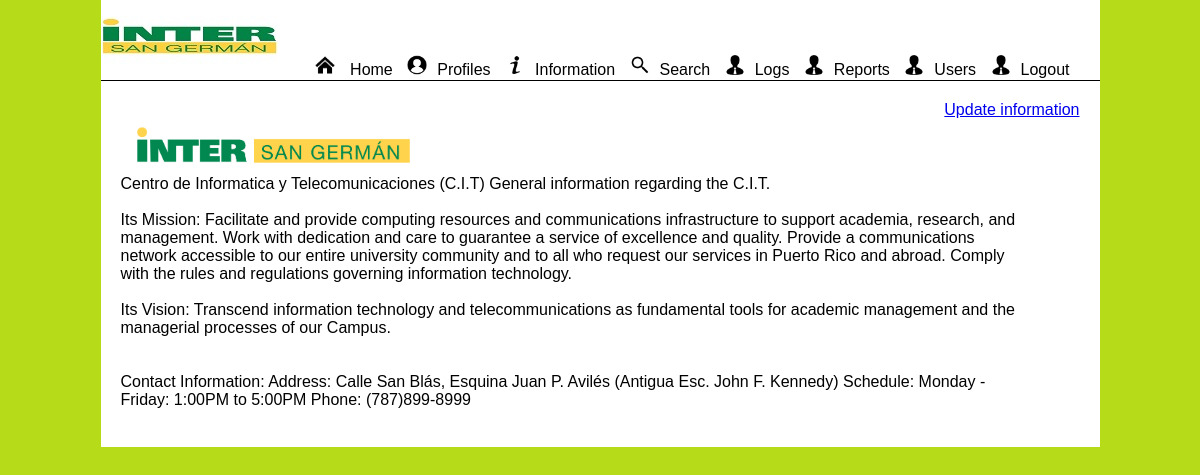
The app's page /home.php?page=info (signed in) with its own data.
### tables this page shows
CREATE TABLE `information` (
  `ID` int(11) NOT NULL,
  `introduction` mediumtext NOT NULL,
  `mission` mediumtext NOT NULL,
  `vision` mediumtext NOT NULL,
  `content` mediumtext NOT NULL,
  `contact` mediumtext NOT NULL
);

### Info.php (the view, shortened to what this page needs)
<?php
include ('dbconnect.php');
?>
<!DOCTYPE htm1l>
<html>
<head>
<link href="styles.css" rel="stylesheet" type="text/css"/>
<p style="text-align: right; margin-right:20px;"><a href="home.php?page=updateinfo">Update information</a></p>
</head>
<body>
<img src="images/InterSG Logo.jpg" width=" 300px"  >
<div class ="information">
<?php
	$sql = "SELECT * FROM `information`";
	$result = $db->query($sql);
		if ($result->num_rows>0) {
		while ($row = $result -> fetch_assoc()) {
			echo "<p>" .$row["introduction"]."</p>";
			echo "<p>&nbsp</p>";
			echo "<p>" .$row["mission"]."</p>";
			echo "<p>&nbsp</p>";
			echo "<p>" .$row["vision"]."</p>";
			echo "<p>&nbsp</p>";
			echo "<p>&nbsp</p>";
			echo "<p>" .$row["contact"]."</p>";
			echo "<p>&nbsp</p>";
		}
	} else {
		echo "Where under mainteinance. Please come back later";
	}
?>
</div>
</body>
</html>

### styles.css (style rules this page uses)
* { margin:0px; padding:0px; }
body { background-image:url(images/limebg1.jpg); font-family:Arial, Helvetica, sans-serif; }
p { font-family:Arial, Helvetica, sans-serif; }
.information { width:900px; }

### records on screen
information: introduction "Centro de Informatica y Telecomunicaciones (C.I.T) General information regarding the C.I.T.", mission "Its Mission: Facilitate and provide computing resources and communications infrastructure to support academia, research, and management. Work with dedication and care to guarantee a service of excellence and quality. Provide a communications network accessible to our entire university community and to all who request our services in Puerto Rico and abroad. Comply with the rules and regulations governing information technology.", vision "Its Vision: Transcend information technology and telecommunications as fundamental tools for academic management and the managerial processes of our Campus.", contact "Contact Information: Address: Calle San Blás, Esquina Juan P. Avilés (Antigua Esc. John F. Kennedy) Schedule: Monday - Friday: 1:00PM to 5:00PM Phone: (787)899-8999"
